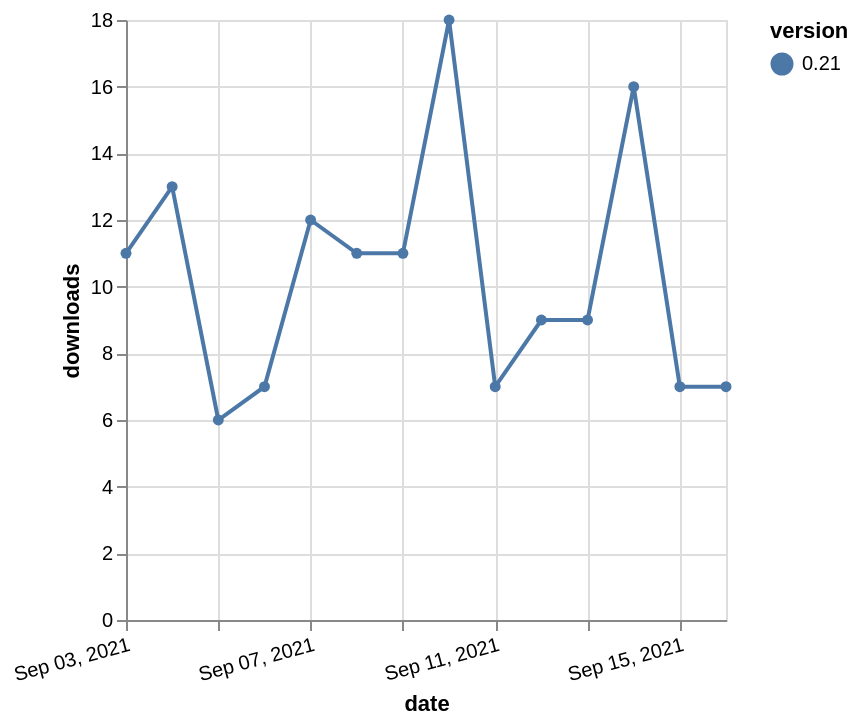

Here is the Vega-Lite specification saved for this chart:
### Vega-Lite specification from a JSON file in a GitHub repository (floating-point values rounded to 4 significant figures)
{"$schema": "https://vega.github.io/schema/vega-lite/v5.json", "description": "A simple bar chart with embedded data.", "data": {"values": [{"date": "2021-09-03", "total": 10456, "delta": 11, "version": "0.21"}, {"date": "2021-09-04", "total": 10469, "delta": 13, "version": "0.21"}, {"date": "2021-09-05", "total": 10475, "delta": 6, "version": "0.21"}, {"date": "2021-09-06", "total": 10482, "delta": 7, "version": "0.21"}, {"date": "2021-09-07", "total": 10494, "delta": 12, "version": "0.21"}, {"date": "2021-09-08", "total": 10505, "delta": 11, "version": "0.21"}, {"date": "2021-09-09", "total": 10516, "delta": 11, "version": "0.21"}, {"date": "2021-09-10", "total": 10534, "delta": 18, "version": "0.21"}, {"date": "2021-09-11", "total": 10541, "delta": 7, "version": "0.21"}, {"date": "2021-09-12", "total": 10550, "delta": 9, "version": "0.21"}, {"date": "2021-09-13", "total": 10559, "delta": 9, "version": "0.21"}, {"date": "2021-09-14", "total": 10575, "delta": 16, "version": "0.21"}, {"date": "2021-09-15", "total": 10582, "delta": 7, "version": "0.21"}, {"date": "2021-09-16", "total": 10589, "delta": 7, "version": "0.21"}]}, "width": "container", "mark": {"type": "line", "point": {"filled": true}}, "encoding": {"x": {"field": "date", "type": "temporal", "timeUnit": "yearmonthdate", "title": "date", "axis": {"labelAngle": -15}}, "y": {"field": "delta", "type": "quantitative", "title": "downloads"}, "color": {"field": "version", "type": "nominal"}, "tooltip": {"field": "delta"}}}
